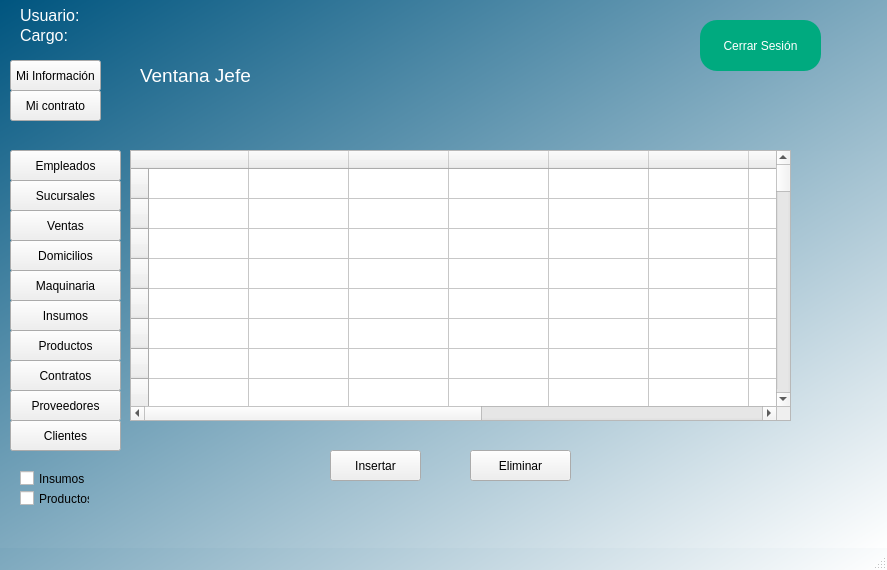
<?xml version="1.0" encoding="UTF-8"?>
<ui version="4.0">
 <class>MainWindow</class>
 <widget class="QMainWindow" name="MainWindow">
  <property name="geometry">
   <rect>
    <x>0</x>
    <y>0</y>
    <width>887</width>
    <height>570</height>
   </rect>
  </property>
  <property name="windowTitle">
   <string>MainWindow</string>
  </property>
  <property name="windowIcon">
   <iconset>
    <normaloff>:/Bkg/Images/Logo.png</normaloff>:/Bkg/Images/Logo.png</iconset>
  </property>
  <property name="styleSheet">
   <string notr="true">QWidget#centralwidget{
	background-color: qlineargradient(spread:pad, x1:0, y1:0, x2:1, y2:1, stop:0 rgba(0, 85, 127, 255), stop:1 rgba(255, 255, 255, 255));
}
QWidget#MainWindow{
	background-color: qlineargradient(spread:pad, x1:0, y1:0, x2:1, y2:1, stop:0 rgba(0, 85, 127, 255), stop:1 rgba(255, 255, 255, 255));
}</string>
  </property>
  <widget class="QWidget" name="centralwidget">
   <widget class="QLabel" name="label">
    <property name="geometry">
     <rect>
      <x>140</x>
      <y>60</y>
      <width>181</width>
      <height>31</height>
     </rect>
    </property>
    <property name="font">
     <font>
      <pointsize>14</pointsize>
     </font>
    </property>
    <property name="text">
     <string>&lt;html&gt;&lt;head/&gt;&lt;body&gt;&lt;p&gt;&lt;span style=&quot; color:#ffffff;&quot;&gt;Ventana Jefe&lt;/span&gt;&lt;/p&gt;&lt;/body&gt;&lt;/html&gt;</string>
    </property>
   </widget>
   <widget class="QLabel" name="usuario_label">
    <property name="geometry">
     <rect>
      <x>20</x>
      <y>0</y>
      <width>231</width>
      <height>31</height>
     </rect>
    </property>
    <property name="font">
     <font>
      <pointsize>12</pointsize>
     </font>
    </property>
    <property name="styleSheet">
     <string notr="true"/>
    </property>
    <property name="text">
     <string>&lt;html&gt;&lt;head/&gt;&lt;body&gt;&lt;p&gt;&lt;span style=&quot; color:#ffffff;&quot;&gt;Usuario: &lt;/span&gt;&lt;/p&gt;&lt;/body&gt;&lt;/html&gt;</string>
    </property>
   </widget>
   <widget class="QLabel" name="cargo_label">
    <property name="geometry">
     <rect>
      <x>20</x>
      <y>20</y>
      <width>231</width>
      <height>31</height>
     </rect>
    </property>
    <property name="font">
     <font>
      <pointsize>12</pointsize>
     </font>
    </property>
    <property name="text">
     <string>&lt;html&gt;&lt;head/&gt;&lt;body&gt;&lt;p&gt;&lt;span style=&quot; color:#ffffff;&quot;&gt;Cargo: &lt;/span&gt;&lt;/p&gt;&lt;/body&gt;&lt;/html&gt;</string>
    </property>
   </widget>
   <widget class="QPushButton" name="btn_empleados">
    <property name="geometry">
     <rect>
      <x>10</x>
      <y>150</y>
      <width>111</width>
      <height>31</height>
     </rect>
    </property>
    <property name="text">
     <string>Empleados</string>
    </property>
   </widget>
   <widget class="QPushButton" name="btn_sucursales">
    <property name="geometry">
     <rect>
      <x>10</x>
      <y>180</y>
      <width>111</width>
      <height>31</height>
     </rect>
    </property>
    <property name="text">
     <string>Sucursales</string>
    </property>
   </widget>
   <widget class="QPushButton" name="btn_ventas">
    <property name="geometry">
     <rect>
      <x>10</x>
      <y>210</y>
      <width>111</width>
      <height>31</height>
     </rect>
    </property>
    <property name="text">
     <string>Ventas</string>
    </property>
   </widget>
   <widget class="QPushButton" name="btn_domicilios">
    <property name="geometry">
     <rect>
      <x>10</x>
      <y>240</y>
      <width>111</width>
      <height>31</height>
     </rect>
    </property>
    <property name="text">
     <string>Domicilios</string>
    </property>
   </widget>
   <widget class="QPushButton" name="btn_maquinaria">
    <property name="geometry">
     <rect>
      <x>10</x>
      <y>270</y>
      <width>111</width>
      <height>31</height>
     </rect>
    </property>
    <property name="text">
     <string>Maquinaria</string>
    </property>
   </widget>
   <widget class="QPushButton" name="btn_insumos">
    <property name="geometry">
     <rect>
      <x>10</x>
      <y>300</y>
      <width>111</width>
      <height>31</height>
     </rect>
    </property>
    <property name="text">
     <string>Insumos</string>
    </property>
   </widget>
   <widget class="QPushButton" name="btn_productos">
    <property name="geometry">
     <rect>
      <x>10</x>
      <y>330</y>
      <width>111</width>
      <height>31</height>
     </rect>
    </property>
    <property name="text">
     <string>Productos</string>
    </property>
   </widget>
   <widget class="QPushButton" name="btn_contratos">
    <property name="geometry">
     <rect>
      <x>10</x>
      <y>360</y>
      <width>111</width>
      <height>31</height>
     </rect>
    </property>
    <property name="text">
     <string>Contratos</string>
    </property>
   </widget>
   <widget class="QPushButton" name="btn_proveedores">
    <property name="geometry">
     <rect>
      <x>10</x>
      <y>390</y>
      <width>111</width>
      <height>31</height>
     </rect>
    </property>
    <property name="text">
     <string>Proveedores</string>
    </property>
   </widget>
   <widget class="QPushButton" name="btn_eliminar">
    <property name="geometry">
     <rect>
      <x>470</x>
      <y>450</y>
      <width>101</width>
      <height>31</height>
     </rect>
    </property>
    <property name="text">
     <string>Eliminar</string>
    </property>
   </widget>
   <widget class="QPushButton" name="btn_insertar">
    <property name="geometry">
     <rect>
      <x>330</x>
      <y>450</y>
      <width>91</width>
      <height>31</height>
     </rect>
    </property>
    <property name="text">
     <string>Insertar</string>
    </property>
   </widget>
   <widget class="QPushButton" name="btn_mi_info">
    <property name="geometry">
     <rect>
      <x>10</x>
      <y>60</y>
      <width>91</width>
      <height>31</height>
     </rect>
    </property>
    <property name="text">
     <string>Mi Información</string>
    </property>
   </widget>
   <widget class="QPushButton" name="btn_mi_contrato">
    <property name="geometry">
     <rect>
      <x>10</x>
      <y>90</y>
      <width>91</width>
      <height>31</height>
     </rect>
    </property>
    <property name="text">
     <string>Mi contrato</string>
    </property>
   </widget>
   <widget class="QPushButton" name="btn_logout">
    <property name="geometry">
     <rect>
      <x>700</x>
      <y>20</y>
      <width>121</width>
      <height>51</height>
     </rect>
    </property>
    <property name="styleSheet">
     <string notr="true">border-radius:17px;
color: rgb(255, 255, 255);
background-color: rgb(0, 170, 127);
font: 75 10pt &quot;MS Shell Dlg 2&quot;;</string>
    </property>
    <property name="text">
     <string>Cerrar Sesión</string>
    </property>
   </widget>
   <widget class="QTableWidget" name="tabla">
    <property name="geometry">
     <rect>
      <x>130</x>
      <y>150</y>
      <width>661</width>
      <height>271</height>
     </rect>
    </property>
    <property name="rowCount">
     <number>70</number>
    </property>
    <row>
     <property name="text">
      <string/>
     </property>
    </row>
    <row>
     <property name="text">
      <string/>
     </property>
    </row>
    <row>
     <property name="text">
      <string/>
     </property>
    </row>
    <row>
     <property name="text">
      <string/>
     </property>
    </row>
    <row>
     <property name="text">
      <string/>
     </property>
    </row>
    <row>
     <property name="text">
      <string/>
     </property>
    </row>
    <row>
     <property name="text">
      <string/>
     </property>
    </row>
    <row>
     <property name="text">
      <string/>
     </property>
    </row>
    <row>
     <property name="text">
      <string/>
     </property>
    </row>
    <row>
     <property name="text">
      <string/>
     </property>
    </row>
    <row>
     <property name="text">
      <string/>
     </property>
    </row>
    <row>
     <property name="text">
      <string/>
     </property>
    </row>
    <row>
     <property name="text">
      <string/>
     </property>
    </row>
    <row>
     <property name="text">
      <string/>
     </property>
    </row>
    <row>
     <property name="text">
      <string/>
     </property>
    </row>
    <row>
     <property name="text">
      <string/>
     </property>
    </row>
    <row>
     <property name="text">
      <string/>
     </property>
    </row>
    <row>
     <property name="text">
      <string/>
     </property>
    </row>
    <row>
     <property name="text">
      <string/>
     </property>
    </row>
    <row>
     <property name="text">
      <string/>
     </property>
    </row>
    <row/>
    <row/>
    <row/>
    <row/>
    <row/>
    <row/>
    <row/>
    <row/>
    <row/>
    <row/>
    <row/>
    <row/>
    <row/>
    <row/>
    <row/>
    <row/>
    <row/>
    <row/>
    <row/>
    <row/>
    <row/>
    <row/>
    <row/>
    <row/>
    <row/>
    <row/>
    <row/>
    <row/>
    <row/>
    <row/>
    <row/>
    <row/>
    <row/>
    <row/>
    <row/>
    <row/>
    <row/>
    <row/>
    <row/>
    <row/>
    <row/>
    <row/>
    <row/>
    <row/>
    <row/>
    <row/>
    <row/>
    <row/>
    <row/>
    <row/>
    <column>
     <property name="text">
      <string/>
     </property>
    </column>
    <column>
     <property name="text">
      <string/>
     </property>
    </column>
    <column>
     <property name="text">
      <string/>
     </property>
    </column>
    <column>
     <property name="text">
      <string/>
     </property>
    </column>
    <column>
     <property name="text">
      <string/>
     </property>
    </column>
    <column>
     <property name="text">
      <string/>
     </property>
    </column>
    <column>
     <property name="text">
      <string/>
     </property>
    </column>
    <column>
     <property name="text">
      <string/>
     </property>
    </column>
    <column>
     <property name="text">
      <string/>
     </property>
    </column>
    <column>
     <property name="text">
      <string/>
     </property>
    </column>
    <column>
     <property name="text">
      <string/>
     </property>
    </column>
   </widget>
   <widget class="QCheckBox" name="insumos_check">
    <property name="geometry">
     <rect>
      <x>20</x>
      <y>470</y>
      <width>91</width>
      <height>17</height>
     </rect>
    </property>
    <property name="text">
     <string>Insumos</string>
    </property>
   </widget>
   <widget class="QCheckBox" name="productos_check">
    <property name="geometry">
     <rect>
      <x>20</x>
      <y>490</y>
      <width>70</width>
      <height>17</height>
     </rect>
    </property>
    <property name="text">
     <string>Productos</string>
    </property>
   </widget>
   <widget class="QLabel" name="password_label">
    <property name="geometry">
     <rect>
      <x>1150</x>
      <y>460</y>
      <width>47</width>
      <height>13</height>
     </rect>
    </property>
    <property name="text">
     <string>TextLabel</string>
    </property>
   </widget>
   <widget class="QLabel" name="nombre_label">
    <property name="geometry">
     <rect>
      <x>1150</x>
      <y>430</y>
      <width>47</width>
      <height>13</height>
     </rect>
    </property>
    <property name="text">
     <string>TextLabel</string>
    </property>
   </widget>
   <widget class="QLabel" name="apellido_label">
    <property name="geometry">
     <rect>
      <x>1150</x>
      <y>400</y>
      <width>47</width>
      <height>13</height>
     </rect>
    </property>
    <property name="text">
     <string>TextLabel</string>
    </property>
   </widget>
   <widget class="QLabel" name="user_label">
    <property name="geometry">
     <rect>
      <x>1150</x>
      <y>370</y>
      <width>47</width>
      <height>16</height>
     </rect>
    </property>
    <property name="text">
     <string>user_label</string>
    </property>
   </widget>
   <widget class="QPushButton" name="btn_clientes">
    <property name="geometry">
     <rect>
      <x>10</x>
      <y>420</y>
      <width>111</width>
      <height>31</height>
     </rect>
    </property>
    <property name="text">
     <string>Clientes</string>
    </property>
   </widget>
  </widget>
  <widget class="QMenuBar" name="menubar">
   <property name="geometry">
    <rect>
     <x>0</x>
     <y>0</y>
     <width>887</width>
     <height>21</height>
    </rect>
   </property>
  </widget>
  <widget class="QStatusBar" name="statusbar"/>
 </widget>
 <resources/>
 <connections/>
</ui>
